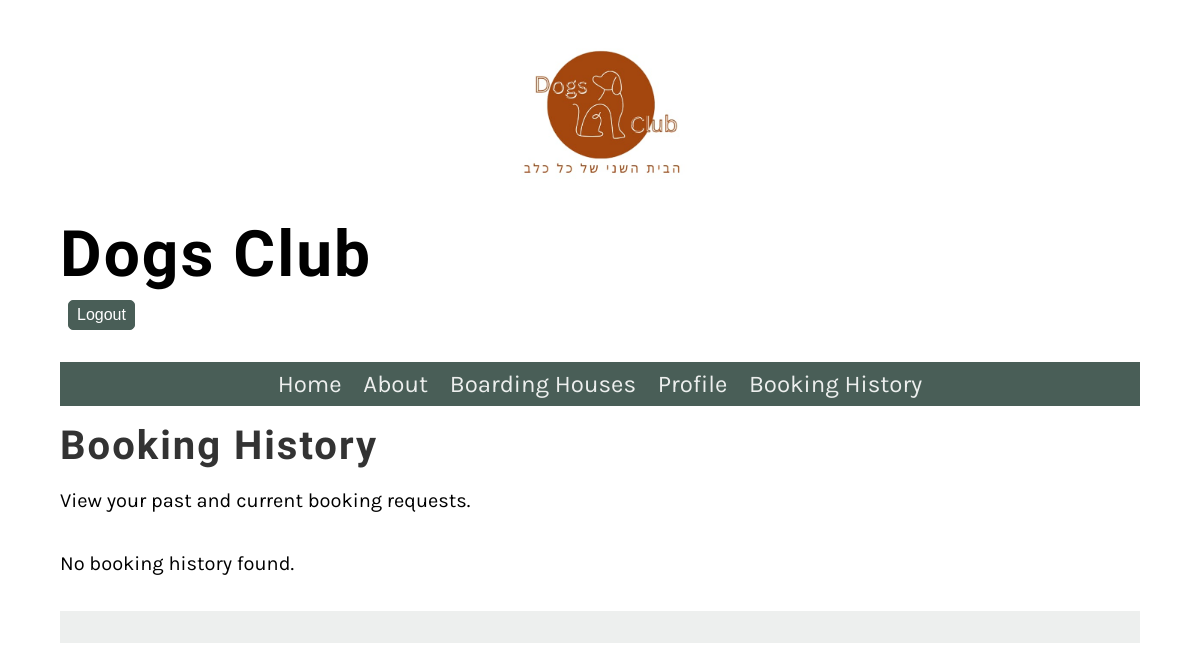
/Website/booking/history/ (signed in), run on an earlier commit of the app's database.
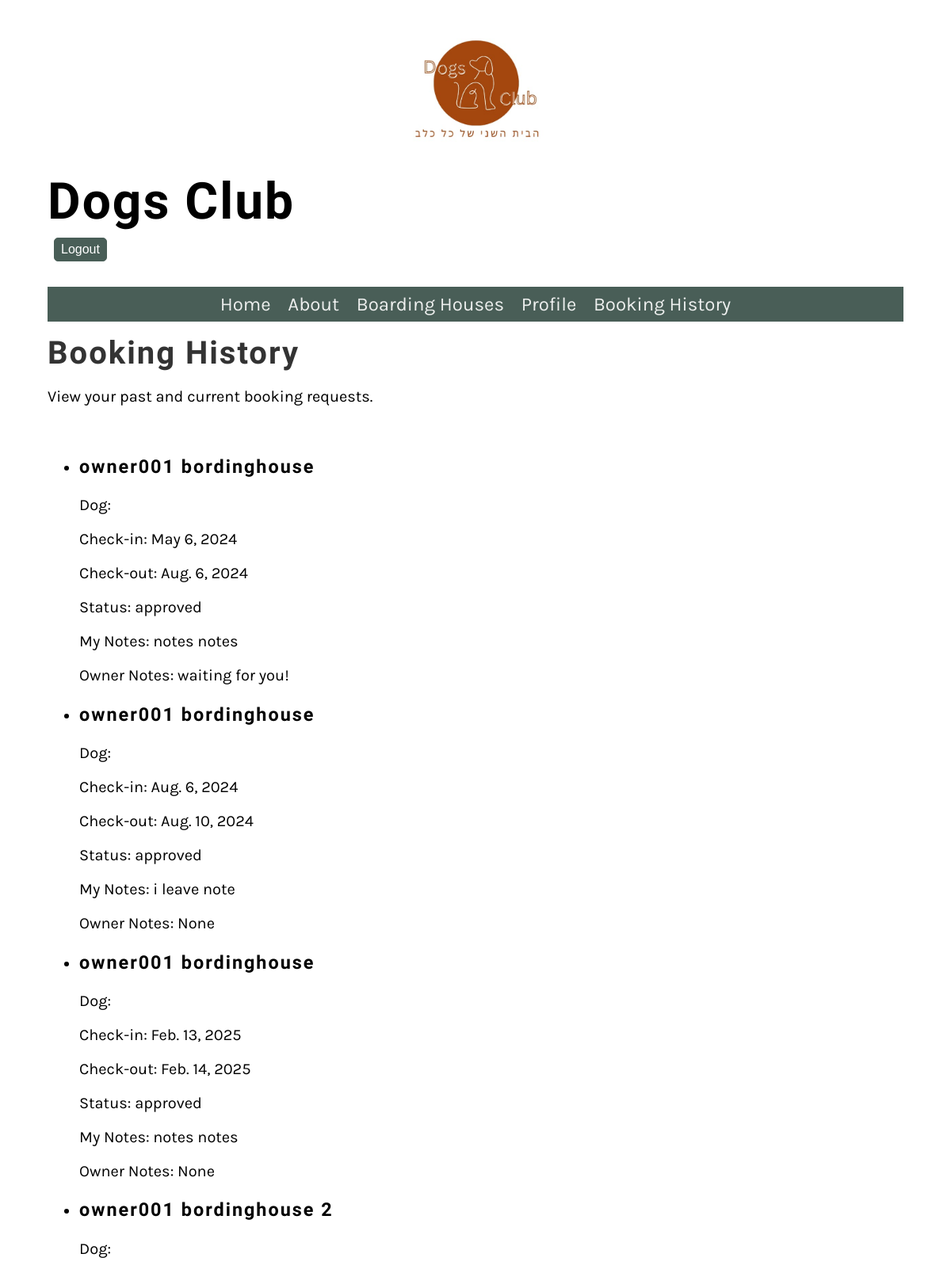
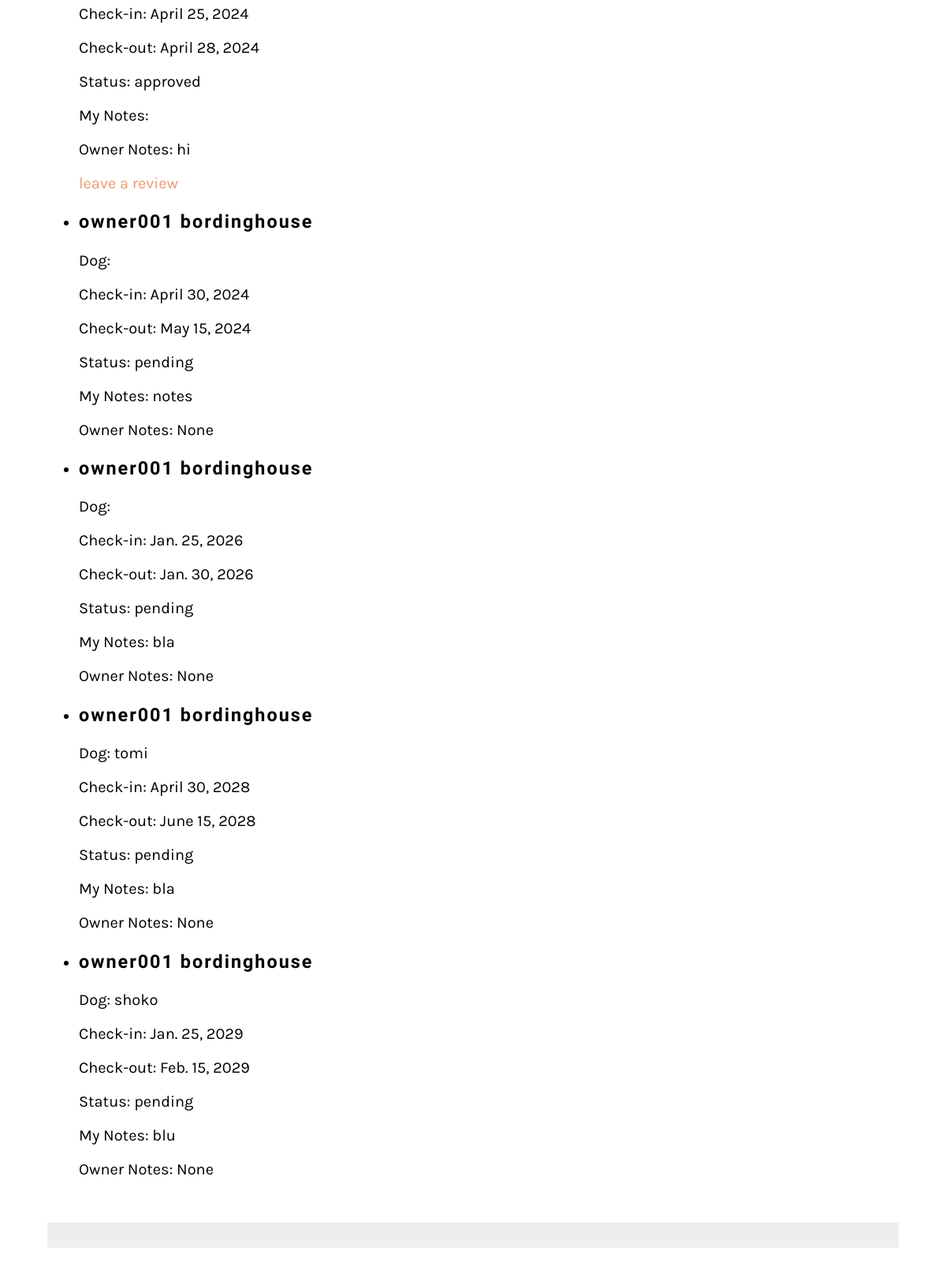
And on a later commit of the database (2 pictures, top to bottom).
### Website/models.py (models this page shows, shortened)
class Booking(models.Model):
    STATUS_CHOICES = [
        ('pending', 'Pending'),
        ('approved', 'Approved'),
        ('declined', 'Declined'),
    ]
    user = models.ForeignKey(User, on_delete=models.CASCADE)
    boarding_house = models.ForeignKey(BoardingHouse,  on_delete=models.SET_NULL, null=True)
    check_in_date = models.DateField()
    check_out_date = models.DateField()
    status = models.CharField(max_length=10, choices=STATUS_CHOICES, default='pending')
    owner_notes = models.TextField(blank=True, null=True)
    client_notes = models.TextField(blank=True, null=True)
    dog = models.ForeignKey(Dog, on_delete=models.SET_NULL, null=True)

class BoardingHouse(models.Model):
    user = models.ForeignKey(User, on_delete=models.CASCADE)
    name = models.CharField(max_length=255)
    description = models.TextField()
    location = models.CharField(max_length=255)
    contact_details = models.CharField(max_length=255)
    available_spaces = models.PositiveIntegerField()

class Dog(models.Model):
    chip_id = models.CharField(primary_key=True, max_length=50, unique=True, verbose_name="CHIPID")
    name = models.CharField(max_length=20, verbose_name="Dog's name")
    owner = models.ForeignKey(User, on_delete=models.CASCADE, verbose_name="Owner")
    medicines = models.CharField(max_length=80, verbose_name="Dog's medicines")
    VACCINATION_CHOICES = [
        ('yes', 'Yes'),
        ('no', 'No')
    ]
    vaccination = models.CharField(max_length=3, choices=VACCINATION_CHOICES, verbose_name="Vaccination", help_text="User type selection (yes/no)")
    age = models.IntegerField(verbose_name="Dog's age")
    GENDER_CHOICES = [
        ('male', 'Male'),
        ('female', 'Female')
    ]
    gender = models.CharField(max_length=8, choices=GENDER_CHOICES, verbose_name="Gender", help_text="User type selection (male/female)")
    race = models.CharField(max_length=20, verbose_name="Dog's race")
    weight = models.FloatField(verbose_name="Dog's weight")
    social_level = models.CharField(max_length=100, verbose_name="Dog's social level")
    walking_requirements = models.CharField(max_length=100, verbose_name="Dog's walking requirements")

### Website/views.py (the view)
# urls.py: path('booking/history/', BookingHistoryView.as_view(), name='booking_history'),
class BookingHistoryView(PermissionRequiredMixin, View):
    permission_required = ('Website.view_booking')
    def get(self, request, *args, **kwargs):
        bookings = Booking.objects.filter(user=request.user)
        reviwed_boardinghouses= [boardinghouse for boardinghouse in BoardingHouse.objects.all() if Review.objects.filter(user=request.user, boarding_house=boardinghouse).exists()]
        return render(request, 'booking_history.html', {'bookings': bookings, 'reviewed_boardinghouses': reviwed_boardinghouses})

### Website/templatetags/custom_filters.py (called while the page is built)
@register.filter
def has_group(user, group_name):
    return user.groups.filter(name=group_name).exists()

### Website/templates/booking_history.html (shortened to what this page needs)
{% extends 'base.html' %}
{% block content %}
        <h2>Booking History</h2>
        <p>View your past and current booking requests.</p>
    <section>
        {% if bookings %}
            <ul>
                {% for booking in bookings %}
                    <li>
                        <h3>{{ booking.boarding_house.name }}</h3>
                        <p>Dog: {{ booking.dog.name }}</p>
                        <p>Check-in: {{ booking.check_in_date }}</p>
                        <p>Check-out: {{ booking.check_out_date }}</p>
                        <p>Status: {{ booking.status }}</p>
                        <p> My Notes: {{ booking.client_notes }}</p>
                        <p>Owner Notes: {{ booking.owner_notes }}</p>
                        {% if booking.status == 'approved' and booking.boarding_house not in reviewed_boardinghouses %}
                            <a href="{% url 'add_review' booking.boarding_house.id %}">leave a review</a>
                        {% endif %}
                    </li>
                {% endfor %}
            </ul>
        {% else %}
            <p>No booking history found.</p>
        {% endif %}
    </section>
{% endblock %}

### Website/templates/base.html (shortened to what this page needs)
{% load custom_filters %}
{% load static %}
<!DOCTYPE html>
<html lang="en">
<head>
    <link
    rel="preload"
    as="style"
    href="{% static 'css/style.css' %}"
    onload="this.rel = 'stylesheet'"
  />
</head>
<body>
    <header>
        <img src="{% static 'img/logo.png' %}" alt="Logo" class="logo">
        <h1>Dogs Club</h1>
        {% if user.is_authenticated %}
                <form method="post" action="{% url 'logout' %}">
                    <button type="submit" class = "small_button">Logout</button>
                </form>
        {% else %}
                <a href="{% url 'login' %}" >Login</a>/<a href="{% url 'register' %}" >Sign Up</a>
        {% endif %}
    </header>
    <nav>
        <ul>
            <li><a href="{% url 'home' %}">Home</a></li>
            <li><a href="{% url 'about' %}">About</a></li>
            <li><a href="{% url 'boardinghouse_list' %}">Boarding Houses</a></li>
        {% if user.is_authenticated %}
            <li><a href="{% url 'profile' %}">Profile</a></li>
            {% if request.user|has_group:"Customers" %}
                <li><a href="{% url 'booking_history' %}">Booking History</a></li>
            {% elif request.user|has_group:"Boardinghouse Owners"  %}
                <li><a href="{% url 'owner_dashboard' %}">Owner Dashboard</a></li>
            {% endif %}
        {% endif %}
        </ul>
    </nav>
<main>
    {% block content %}{% endblock %}
</main>
<footer>
</footer>
</body>
</html>

### Website/static/css/style.css (style rules this page uses)
.logo { width: 15vw; }
body { font-family: 'Karla', sans-serif; margin-top: 3rem; margin-bottom: 3rem; margin-left: 5%; margin-right: 5%; }
h1, h2, h3, h4, h5, h6 { font-family: 'Markazi Text', serif; letter-spacing: 2px;; }
h1 { font-size: 4rem; margin-top: 1.5rem; margin-bottom: 0; }
h2 { font-size: 2.5rem; color: #333333; margin:1rem 0; }
p, ul { font-size: 1.25rem;; }
a { color: #EE9972; text-decoration: none; }
header img { display: block; margin-left: auto; margin-right: auto; max-width: 100%; height: auto; }
nav { background-color: #495E57; margin-top: 1rem; margin-bottom: 1rem; margin-bottom: 0px; }
nav ul { list-style: none; font-size: 1.5rem; text-align: center; padding-inline-start: 0rem; margin-bottom: 0px; }
nav ul li { display: inline-block; margin: 0.5rem; }
nav ul a { color: #EDEFEE; text-decoration: none; }
section { display: flex; gap: 2rem 1rem; margin-top: 1rem; margin-bottom: 1rem; flex-direction: row; }
footer { background-color: #EDEFEE; padding: 1rem; display: flex; gap: 2rem 1rem; }
.small_button { padding: .25rem .5rem; border: 1px solid #495E57; background-color: #495E57; border-radius: 5px; font-size: 1rem; display: inline-block; color: #fff; line-height: 20px; margin: 0.5rem; }

What changed in the data, as far as the page shows it:
added Booking: boarding_house.name "owner001 bordinghouse", check_in_date "May 6, 2024", check_out_date "Aug. 6, 2024", status "approved", client_notes "notes notes", owner_notes "waiting for you!"
added Booking: boarding_house.name "owner001 bordinghouse", check_in_date "Aug. 6, 2024", check_out_date "Aug. 10, 2024", status "approved", client_notes "i leave note", owner_notes "None"
added Booking: boarding_house.name "owner001 bordinghouse", check_in_date "Feb. 13, 2025", check_out_date "Feb. 14, 2025", status "approved", client_notes "notes notes", owner_notes "None"
added Booking: boarding_house.name "owner001 bordinghouse 2", check_in_date "April 25, 2024", check_out_date "April 28, 2024", status "approved", owner_notes "hi", shows "leave a review"
added Booking: boarding_house.name "owner001 bordinghouse", check_in_date "April 30, 2024", check_out_date "May 15, 2024", status "pending", client_notes "notes", owner_notes "None"
added Booking: boarding_house.name "owner001 bordinghouse", check_in_date "Jan. 25, 2026", check_out_date "Jan. 30, 2026", status "pending", client_notes "bla", owner_notes "None"
added Booking: boarding_house.name "owner001 bordinghouse", dog.name "tomi", check_in_date "April 30, 2028", check_out_date "June 15, 2028", status "pending", client_notes "bla", owner_notes "None"
added Booking: boarding_house.name "owner001 bordinghouse", dog.name "shoko", check_in_date "Jan. 25, 2029", check_out_date "Feb. 15, 2029", status "pending", client_notes "blu", owner_notes "None"
Also different on the page:
text no longer shown: "No booking history found."
